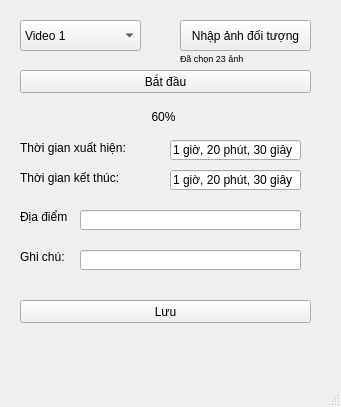
<?xml version="1.0" encoding="UTF-8"?>
<ui version="4.0">
 <class>MainWindow</class>
 <widget class="QMainWindow" name="MainWindow">
  <property name="geometry">
   <rect>
    <x>0</x>
    <y>0</y>
    <width>341</width>
    <height>407</height>
   </rect>
  </property>
  <property name="windowTitle">
   <string>MainWindow</string>
  </property>
  <widget class="QWidget" name="centralwidget">
   <widget class="QComboBox" name="comboBox">
    <property name="geometry">
     <rect>
      <x>20</x>
      <y>20</y>
      <width>121</width>
      <height>31</height>
     </rect>
    </property>
    <item>
     <property name="text">
      <string>Video 1</string>
     </property>
    </item>
    <item>
     <property name="text">
      <string>Video 2</string>
     </property>
    </item>
    <item>
     <property name="text">
      <string>Video 3</string>
     </property>
    </item>
    <item>
     <property name="text">
      <string>Video 4</string>
     </property>
    </item>
    <item>
     <property name="text">
      <string>Video 5</string>
     </property>
    </item>
    <item>
     <property name="text">
      <string>Video 6</string>
     </property>
    </item>
    <item>
     <property name="text">
      <string>Video 7</string>
     </property>
    </item>
   </widget>
   <widget class="QPushButton" name="pushButton">
    <property name="geometry">
     <rect>
      <x>180</x>
      <y>20</y>
      <width>131</width>
      <height>31</height>
     </rect>
    </property>
    <property name="text">
     <string>Nhập ảnh đối tượng</string>
    </property>
   </widget>
   <widget class="QLabel" name="label">
    <property name="geometry">
     <rect>
      <x>20</x>
      <y>140</y>
      <width>161</width>
      <height>16</height>
     </rect>
    </property>
    <property name="text">
     <string>Thời gian xuất hiện: </string>
    </property>
   </widget>
   <widget class="QLabel" name="label_2">
    <property name="geometry">
     <rect>
      <x>20</x>
      <y>170</y>
      <width>141</width>
      <height>16</height>
     </rect>
    </property>
    <property name="text">
     <string>Thời gian kết thúc: </string>
    </property>
   </widget>
   <widget class="QLineEdit" name="lineEdit">
    <property name="geometry">
     <rect>
      <x>170</x>
      <y>140</y>
      <width>131</width>
      <height>20</height>
     </rect>
    </property>
    <property name="text">
     <string>1 giờ, 20 phút, 30 giây</string>
    </property>
    <property name="readOnly">
     <bool>true</bool>
    </property>
   </widget>
   <widget class="QLineEdit" name="lineEdit_2">
    <property name="geometry">
     <rect>
      <x>170</x>
      <y>170</y>
      <width>131</width>
      <height>20</height>
     </rect>
    </property>
    <property name="text">
     <string>1 giờ, 20 phút, 30 giây</string>
    </property>
    <property name="readOnly">
     <bool>true</bool>
    </property>
   </widget>
   <widget class="QPushButton" name="pushButton_2">
    <property name="geometry">
     <rect>
      <x>20</x>
      <y>70</y>
      <width>291</width>
      <height>23</height>
     </rect>
    </property>
    <property name="text">
     <string>Bắt đầu</string>
    </property>
   </widget>
   <widget class="QLabel" name="label_3">
    <property name="geometry">
     <rect>
      <x>180</x>
      <y>50</y>
      <width>131</width>
      <height>16</height>
     </rect>
    </property>
    <property name="font">
     <font>
      <pointsize>7</pointsize>
     </font>
    </property>
    <property name="text">
     <string>Đã chọn 23 ảnh</string>
    </property>
   </widget>
   <widget class="QLabel" name="label_4">
    <property name="geometry">
     <rect>
      <x>140</x>
      <y>110</y>
      <width>47</width>
      <height>13</height>
     </rect>
    </property>
    <property name="text">
     <string>60%</string>
    </property>
    <property name="alignment">
     <set>Qt::AlignCenter</set>
    </property>
   </widget>
   <widget class="QLineEdit" name="lineEdit_3">
    <property name="geometry">
     <rect>
      <x>80</x>
      <y>210</y>
      <width>221</width>
      <height>20</height>
     </rect>
    </property>
   </widget>
   <widget class="QLineEdit" name="lineEdit_4">
    <property name="geometry">
     <rect>
      <x>80</x>
      <y>250</y>
      <width>221</width>
      <height>20</height>
     </rect>
    </property>
   </widget>
   <widget class="QPushButton" name="pushButton_3">
    <property name="geometry">
     <rect>
      <x>20</x>
      <y>300</y>
      <width>291</width>
      <height>23</height>
     </rect>
    </property>
    <property name="text">
     <string>Lưu</string>
    </property>
   </widget>
   <widget class="QLabel" name="label_5">
    <property name="geometry">
     <rect>
      <x>20</x>
      <y>210</y>
      <width>47</width>
      <height>13</height>
     </rect>
    </property>
    <property name="text">
     <string>Địa điểm:</string>
    </property>
   </widget>
   <widget class="QLabel" name="label_6">
    <property name="geometry">
     <rect>
      <x>20</x>
      <y>250</y>
      <width>47</width>
      <height>13</height>
     </rect>
    </property>
    <property name="text">
     <string>Ghi chú:</string>
    </property>
   </widget>
  </widget>
  <widget class="QMenuBar" name="menubar">
   <property name="geometry">
    <rect>
     <x>0</x>
     <y>0</y>
     <width>341</width>
     <height>21</height>
    </rect>
   </property>
  </widget>
  <widget class="QStatusBar" name="statusbar"/>
 </widget>
 <resources/>
 <connections/>
</ui>
